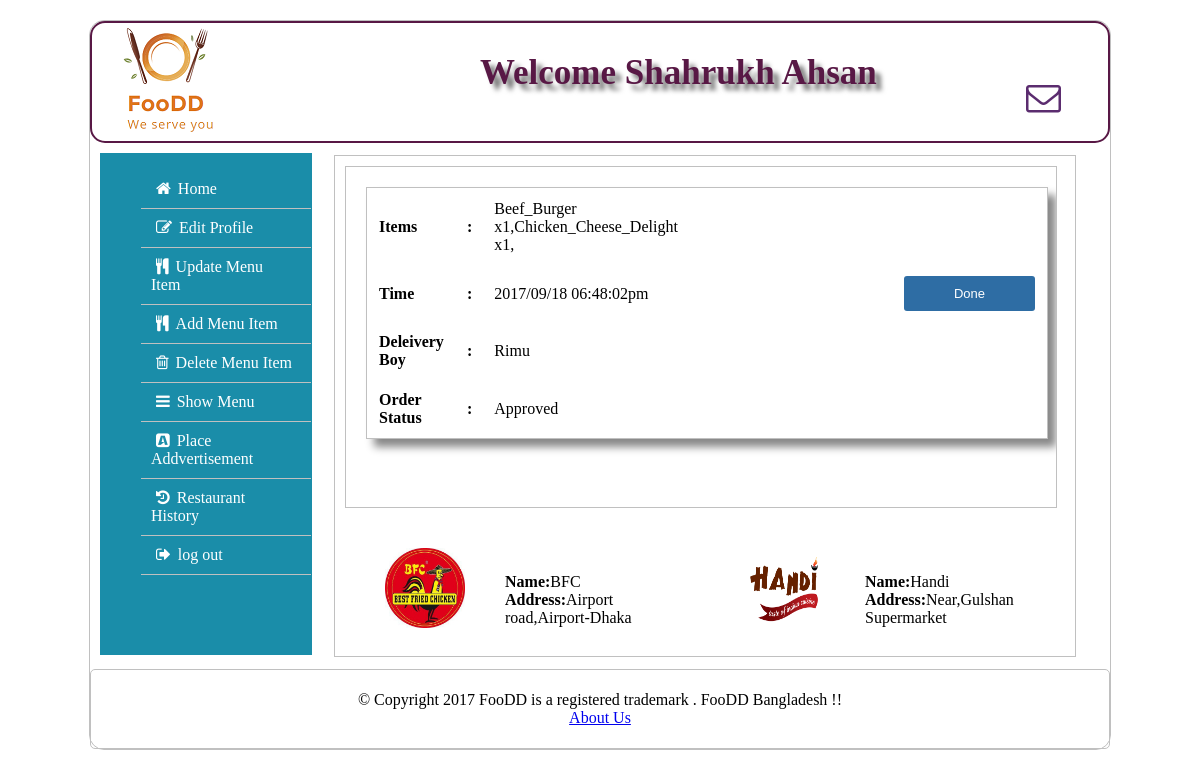
The app's page /App/Business_Home.php (signed in) with its own data.
### tables this page shows
CREATE TABLE `orders` (
  `uname` varchar(100) NOT NULL,
  `bname` varchar(100) NOT NULL,
  `iname` varchar(100) NOT NULL,
  `price` int(11) NOT NULL,
  `quantity` int(11) NOT NULL,
  `orderid` int(11) NOT NULL,
  `ordertime` varchar(100) NOT NULL,
  `dboy` varchar(100) NOT NULL,
  `orderstatus` varchar(100) NOT NULL,
  `total` int(11) NOT NULL
);

CREATE TABLE `business_info` (
  `uname` varchar(50) NOT NULL,
  `bname` varchar(100) NOT NULL,
  `bloc` varchar(50) NOT NULL,
  `baddress` varchar(200) NOT NULL,
  `blogo` varchar(100) NOT NULL
);

### Data/Orders_access.php (called while the page is built, shortened)
<?php
	if(require_once("../Data/db.php")){
		include_once("../Data/business_item_access.php");
		function getallapproveOrder($bname){
			global $conn;
			$query="select orderid,bname,ordertime,dboy,orderstatus,total, count(orderid) as countorder from orders where orderstatus='Approved' AND bname='$bname' group by orderid ORDER BY ordertime DESC";
		 	$result=mysqli_query($conn,$query);
			$num_rows = mysqli_num_rows($result);
			if($num_rows!=0){
			for($i=0;$row=mysqli_fetch_assoc($result);$i++){
				$business[$i]=$row;
			}
			return $business;
			}
		}
		function getOrdersbyid($orderid){
				global $conn;
				$query="SELECT bname,iname,quantity FROM orders where orderid='$orderid'";
				$result=mysqli_query($conn,$query);
				for($i=0;$row=mysqli_fetch_assoc($result);$i++){
					$orderitem[$i]=$row;
				}
			return $orderitem;
		}
	}else{
		echo "Database Error";
	}
?>

### Data/addvert_access.php (called while the page is built, shortened)
<?php
	if(require_once("../Data/db.php")){
		function getTop2(){
			global $conn;
			$query="SELECT * FROM addvert ORDER BY cost DESC";
		 	$result=mysqli_query($conn,$query);
			for($i=0;$row=mysqli_fetch_assoc($result);$i++){
					$top2[$i]=$row;
				}
			return $top2;
		}
	}else{
		echo "Database Error";
	}
?>

### Data/business_info_access.php (called while the page is built, shortened)
<?php
	if(require_once("../Data/db.php")){
		function searchBusinessbybname($bname){
			global $conn;
			$query="SELECT * FROM business_info WHERE bname='$bname'";
			$result=mysqli_query($conn,$query);
			return mysqli_fetch_assoc($result);
		}
	}else{
		echo "Database not found";
	}
?>

### App/Business_Home.php (the view, shortened to what this page needs)
<?php
	include("Business_Top.php");
?>
<?php
	include_once("../Data/business_info_access.php");
	include_once("../Data/Orders_access.php");
	$result=getallapproveOrder($_SESSION['business']['bname']);
	$total=count($result);
			if($total==0){echo"No order for your Restarunt now !";}
        else{
	for($i=0;$i<$total;$i++){
		$orderitem=getOrdersbyid($result[$i]['orderid']);
		echo '<div class="OrderHistoryDivbhmoe">
				<table>
					<tbody>
						<tr>
							<td><b>Items</b></td>
							<td><b>:</b></td>
							<td>';
				for($j=0;$j<$result[$i]['countorder'];$j++){
					echo   $orderitem[$j]["iname"]." x".$orderitem[$j]["quantity"].",";
				}
					echo   '</td>
						</tr>
						<tr>
							<td><b>Time</b></td>
							<td><b>:<b></td>
							<td>'.$result[$i]["ordertime"].'</td>
							<td ><a id="underline"href="OrderReady.php?orderid='.$result[$i]['orderid'].'"><input type="button" class="regbut"value="Done" style="margin-left:200px;" /></a></td>
						</tr>
						<tr>
							<td><b>Deleivery Boy</b></td>
							<td><b>:</b></td>
							<td>'.$result[$i]["dboy"].'</td>
						</tr>
						<tr>
							<td><b>Order Status</b></td>
							<td><b>:</b></td>
							<td>'.$result[$i]["orderstatus"].'</td>
						</tr>
					</tbody>
				</table>
			</div>';
	}
		}
?>
<?php
	include("Base_Bot.php");
?>

### App/Business_Top.php (shortened to what this page needs)
<html>
	<head>
		<link rel="stylesheet" href="BusinessDesign_Base.css">
		<link rel="stylesheet" href="https://cdnjs.cloudflare.com/ajax/libs/font-awesome/4.7.0/css/font-awesome.min.css">
	</head>
	<body >
		<div id="wholeBody">
			<div id="topHead">
				<header>
					<div id="logoadmin">
			 <img src="h.png">
			 </div>
					<p><h1 id="textadmin">Welcome <?=$_SESSION['user']['name']?></h1></p>
					<div id="divtop">
				<a id="top"href="message_business.php"><span class="fa fa-envelope-o"></span></br></a>
					</div>
				</header>
			</div>
			<div id="sidebar">
				<ul id="ulside">
				<li><a href="Business_Home.php"><span class="fa fa-home"></span>Home</a></li>
				<li><a href="business_edit.php"><span class="fa fa-edit"></span>Edit Profile</a></li>
				<li><a href="Update_Menu.php"><span class="fa fa-cutlery"></span>Update Menu Item</a></li>
				 <li><a href="Add_Menu.php"><span class="fa fa-cutlery"></span>Add Menu Item</a></li>
				<li><a href="Delete_Menu.php"><span class="fa fa-trash-o"></span>Delete Menu Item</a></li>
				<li><a href="ShowMenu.php"><span class="fa fa-bars"></span>Show Menu</a></li>
				<li><a href="Place_Add.php"><span class="fa fa-buysellads"></span>Place Addvertisement</a></li>
				<li><a href="mybusiness_details.php"><span class="fa fa-history"></span>Restaurant History</a></li>
				<li><a href="logout.php"><span class="fa fa-sign-out"></span>log out</a></li>
				</ul>
			</div>
			<div id="mainbody">
				<div id="content">

### App/Base_Bot.php
				</div>
				<?php
					include_once("../Data/addvert_access.php");
					$result=getTop2();
						for($i=0;$i<2;$i++){
							include_once("../Data/business_info_access.php");
							$business=searchBusinessbybname($result[$i]['bname']);
							if($_SESSION['user']['type']=="customer"){
								echo '<div class="pos">
											<a href="Restaurant_Home.php?bname='.$business["bname"].'" class="fill-div" />
											<div class="addimagecontainer">
												<div id="divimage">
													<img src="../Image/Logos/'.$business["blogo"].'" alt="Error">
												</div>
											</div>
											<div class="addtext" >
													<b>Name:</b>'.$business["bname"].'</br>
													<b>Address:</b>'.$business["baddress"].'
											</div>
											</a>
									  </div>';
							}else{
									echo '<div class="pos">
											<div class="addimagecontainer">
												<div id="divimage">
													<img src="../Image/Logos/'.$business["blogo"].'" alt="Error">
												</div>
											</div>
											<div class="addtext" >
													<b>Name:</b>'.$business["bname"].'</br>
													<b>Address:</b>'.$business["baddress"].'
											</div>
									  </div>';
							}
						}
				?>
			</div>
			<div id="foot">
				<footer>
					<div color="red">
							<b">© Copyright 2017 FooDD is a registered trademark . FooDD Bangladesh !!</b>
							</br> <a id="ab"href="http://127.0.0.1/foodd_01/app/about.php">About Us</a>
					</div>
				</footer>
			</div>
		</div>
	</body>
</html>

### App/BusinessDesign_Base.css (style rules this page uses)
body { text-align:center; }
#wholeBody { width:1020px; margin: 20px auto; background:#FFFFFF; border:1px solid #C0C0C0; -webkit-border-radius:15px; }
#topHead { display:block; border:2px solid #581845; margin:0px; text-align:center; vertical-align: middle; background:white; -webkit-border-radius:15px; }
#underline { text-decoration:none; }
#sidebar { float:left; text-align:left; border:1px solid #1A8DA9; position:relative; width:210px; height:500px; margin:10px; background:#1A8DA9; }
#sidebar a { padding-right:100px; padding:5px; text-decoration:none; color:white; }
#sidebar ul li { padding:10px; display:block; list-style-type:none; border-bottom:1px solid #C0C0C0; }
span { margin-right:7px; }
#mainbody { margin:12px; float:left; width:740px; border:1px solid #C0C0C0; height:500px; position:relative; }
#foot { clear:both; height:10%; position:relative; text-align:center; border:1px solid #C0C0C0; -webkit-border-radius:5px; }
#content { border:1px solid #C0C0C0; margin:10px; padding:20px; height:300px; width:670px; overflow:auto; }
#content td { padding:10px; }
#logoadmin { border:1px solid white; background:white; position:relative; height:100px; width:110px; margin-left:20px; }
#textadmin { font:bold 35px century white; color: #581845; text-shadow:rgb(110,110,110) 6px 6px 5px; position:absolute; left:480px; top:30px; }
#divtop { text-decoration:none; background:white; position:absolute; top:80px; height:19px; width:110px; margin-left:900px; }
#top { text-decoration:none; font-size:35px; color: #5b2c6f ; }
.OrderHistoryDivbhmoe { border:1px solid #C0C0C0; background: white; box-shadow: 8px 8px 8px #888888; margin-bottom:25px; height:250px; width:680px; overflow:auto; }
.addimagecontainer { position:relative; height:80px; width:80px; float:left; margin-left:20px; }
.addimagecontainer img { width: 100%; height: 100%; }
.addtext { position:relative; height:80px; width:150px; float:left; text-align:left; padding-top:25px; margin-left:40px; }
.regbut { border:#204d74; background-color:#2e6da4 ; border-radius:3px; color:White; cursor:pointer; font-size:13px; padding:10px 50px; }
.pos { border:1px solid none; margin:30px; float:left; width:300px; height:80px; animation-name: example; animation-duration: 4s; animation-delay: 1s; animation-iteration-count: infinite; }
footer { position:relative; top:50%; transform: translateY(-50%); }

### records on screen
orders: iname "Beef_Burger", quantity "1"
orders: iname "Chicken_Cheese_Delight", quantity "1"
business_info: blogo (picture), bname "BFC", baddress "Airport road,Airport-Dhaka"
business_info: blogo (picture), bname "Handi", baddress "Near,Gulshan Supermarket"

### other values on screen
$_SESSION['user']['name'] "Shahrukh Ahsan"
$result[$i]["ordertime"] "2017/09/18 06:48:02pm"
$result[$i]["dboy"] "Rimu"
$result[$i]["orderstatus"] "Approved"
